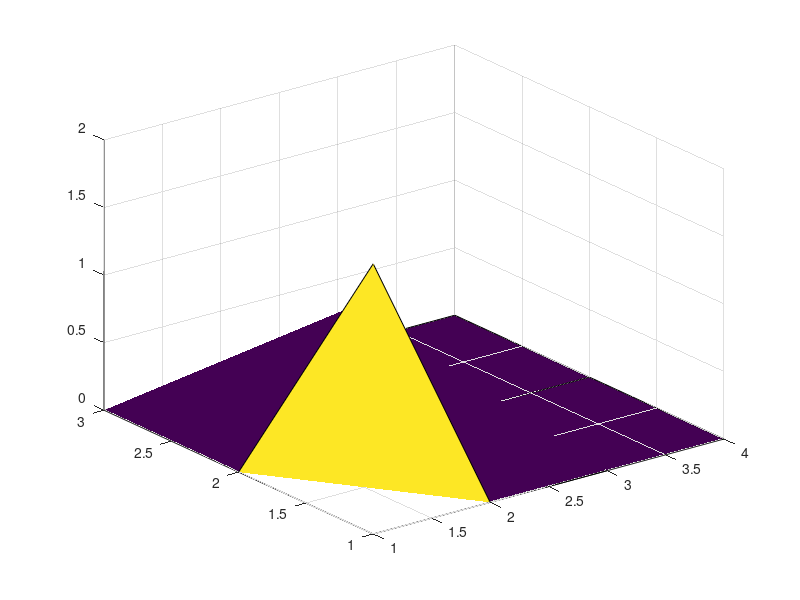

The MATLAB script that drew this image:
close all
clearvars

%%
%
% An example of finding the density of particles along the x dimension
%

% x defines the particles' positions along the x dimension
x = [80,10,60,70];

% nx defines the number of boxes the area is divided into (num bins if you
% will)
nx = 4;

% L is the actual length of the region
L = 200;

% If the length of the region is 200 and we divide it into 4 boxes, the bins
% will go as follows:
% x: 0   50  100 150 200
% ni:1   2   3   4 --> indexing of the bins

% we can determine the index that each particle falls into by dividing it's
% current position by the length of the area and multiplying by the number
% of bins
% NOTE: Be wary of the 0 case (it will yield a bin number of 0 which is
% invalid), we want to check for the 0 case and be sure those particles are
% placed in bin 1.
xi = ceil(x/L*nx)

% We will then go through the bins in the x direction and check to see
% which particles are in each bin. This is done through a logic array which
% gives us the sum of particles located in that bin.
% NOTE: This is only a 1D example, for the assignment, we are working in
% 2D. So we will have:
% a nested for loop for nx and ny
% matchx will use an AND operation to check for the x and y index
% ebox will be a matrix, and indexed using i,j
for i = 1:nx    
    matchx = xi==i;
    sum_e = sum(matchx);
    ebox(i) = sum_e;
end
ebox
A = [ 2 0 0 0; 0 1 0 0; 0 0 0 0]

% Once the matrix ebox is created, the density plot can just be plotted as
% a surface plot
surf(A)